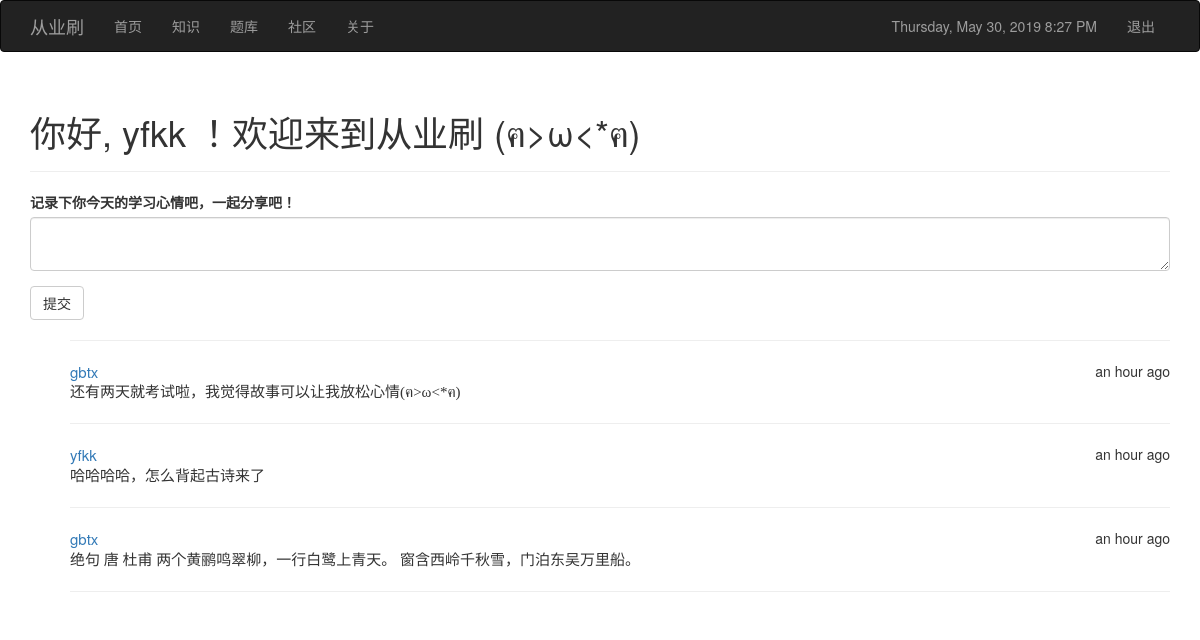
Screenshot of /community (signed in) with the database file from the repository.
### app.py (models this page shows, shortened)
class User(UserMixin, db.Model):
    __tablename__ = 'users'
    id = db.Column(db.Integer, primary_key=True)
    email = db.Column(db.String(64), unique=True, index=True)
    username = db.Column(db.String(64), unique=True, index=True)
    role_id = db.Column(db.Integer, db.ForeignKey('roles.id'))
    password_hash = db.Column(db.String(128))
    posts = db.relationship('Post', backref='author', lazy='dynamic')
    @property
    def password(self):
        raise AttributeError('password is not a readable attribute')

class Post(db.Model):
    __tablename__ = 'posts'
    id = db.Column(db.Integer, primary_key=True)
    body = db.Column(db.Text)
    timestamp = db.Column(db.DateTime, index=True, default=datetime.utcnow)
    author_id = db.Column(db.Integer, db.ForeignKey('users.id'))

### app.py (the view)
@app.route('/community', methods=['GET', 'POST'])
def community():
    form = PostForm()
    if form.validate_on_submit():
        post = Post(body=form.body.data, author=current_user._get_current_object())
        db.session.add(post)
        db.session.commit()
        return redirect(url_for('.community'))
    posts = Post.query.order_by(Post.timestamp.desc()).all()
    return render_template('community.html', posts=posts, form=form, current_time=datetime.utcnow())

### app.py
class PostForm(FlaskForm):
    body = TextAreaField("记录下你今天的学习心情吧，一起分享吧！", validators=[DataRequired()])
    submit = SubmitField('提交')

### app.py (called while the page is built)
@login_manager.user_loader
def load_user(user_id):
    return User.query.get(int(user_id))

### templates/community.html (shortened to what this page needs)
{% extends "base.html" %}
{% import "bootstrap/wtf.html" as wtf %}
{% block head %}
    {{ super() }}
{% endblock %}
{% block page_content %}
<div class="page-header">
    <h1>你好,
        {% if current_user.is_authenticated %}
            {{ current_user.username }}
        {% else %}
            游客
        {% endif %}
        ！欢迎来到从业刷 (ฅ>ω<*ฅ)
    </h1>
</div>
<div>
    {% if current_user.is_authenticated %}
    {{ wtf.quick_form(form) }}
    {% endif %}
</div>
<ul class="posts">
    {% for post in posts %}
        <HR>
    <li class="post">
        <div class="post-author">
            <a href="{{ url_for('index')}}">{{ post.author.username }}</a>
            <span class="post-date">{{ moment(post.timestamp).fromNow() }}</span>
        </div>
        <div class="post-body">{{ post.body }}</div>
    </li>
    {% endfor %}
<HR>
</ul>
{% endblock %}

### templates/community.html (style rules this page uses)
.post-body { font-size:15px; font-family: 华文楷体 }
.post-author { font-size:15px }
.post-date { font-size:14px; float: right }
ul li { list-style: none; }

### rows the page displays
User: username "yfkk"
Post: author.username "gbtx", timestamp "an hour ago", body "还有两天就考试啦，我觉得故事可以让我放松心情(ฅ>ω<*ฅ)"
Post: author.username "yfkk", timestamp "an hour ago", body "哈哈哈哈，怎么背起古诗来了"
Post: author.username "gbtx", timestamp "an hour ago", body "绝句 唐 杜甫 两个黄鹂鸣翠柳，一行白鹭上青天。 窗含西岭千秋雪，门泊东吴万里船。"
